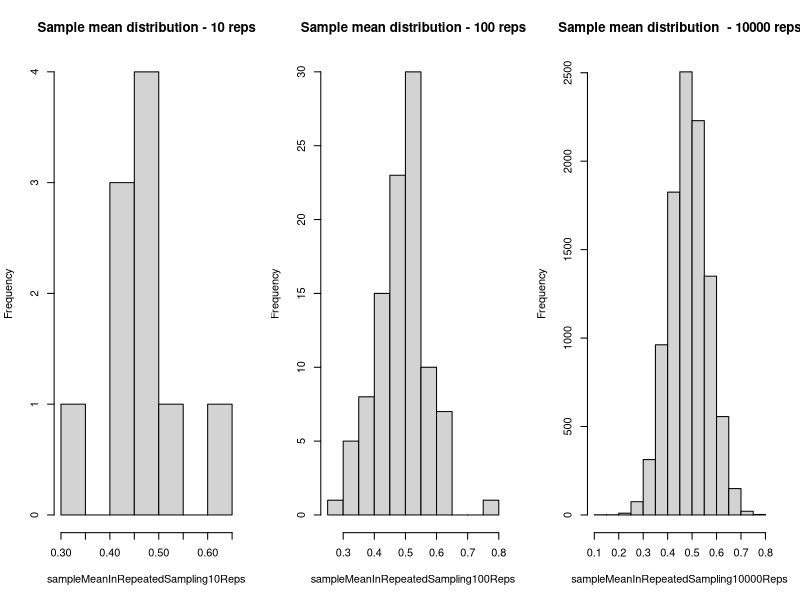
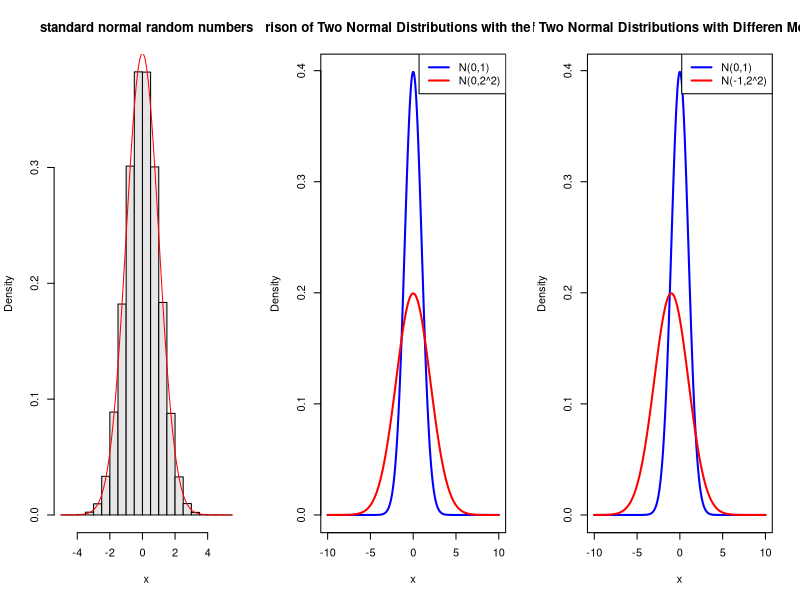
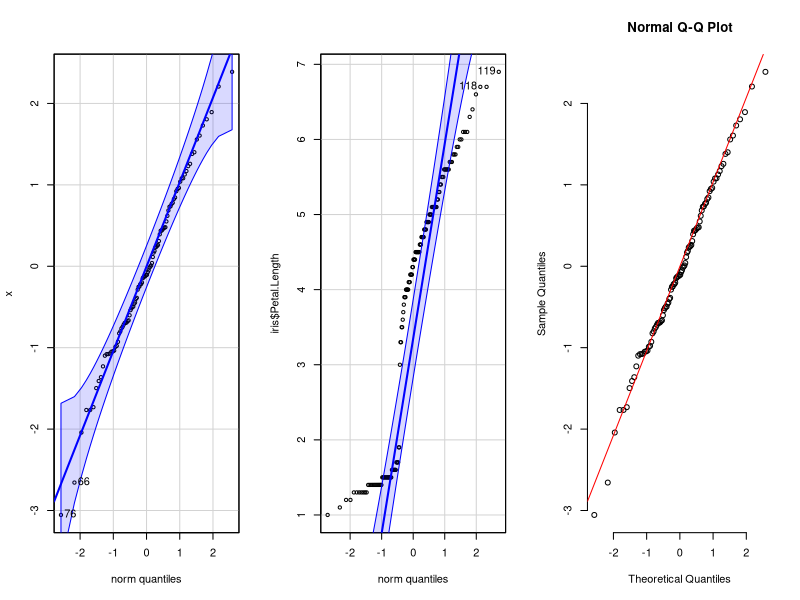
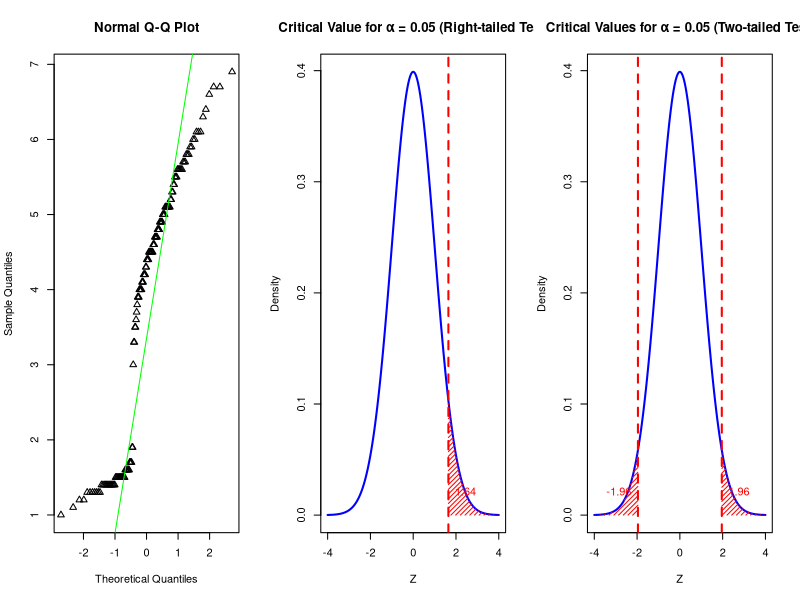

These figures' R source, in order:
## ---- chunk 1
library(car)
library(MASS)
## ---- chunk 2
n <- 40
x <- c(0,1) 
sampleMeanInRepeatedSampling10Reps<-replicate(10, mean(sample(x, size=n, replace=TRUE)))
sampleMeanInRepeatedSampling100Reps<-replicate(100, mean(sample(x, size=n, replace=TRUE)))
sampleMeanInRepeatedSampling10000Reps<-replicate(10000, mean(sample(x, size=n, replace=TRUE)))
par(mfrow=c(1,3))
hist(sampleMeanInRepeatedSampling10Reps,main = paste("Sample mean distribution - 10 reps"))
hist(sampleMeanInRepeatedSampling100Reps,main = paste("Sample mean distribution - 100 reps"))
hist(sampleMeanInRepeatedSampling10000Reps,main = paste("Sample mean distribution  - 10000 reps"))
## ---- chunk 3
n <- 1e6 # number of sample size
x <- rnorm(n, mean = 0, sd = 1) # generate the standard normal random numbers
hist(x,probability=TRUE,col=gray(.9),main="standard normal random numbers") # histogram of the relative frequency
curve(dnorm(x, mean = 0, sd =1),add=T,col = "red") #plot the probability density function of Z
## ---- chunk 4
# R code to plot two normal curves for comparison
# Parameters
x <- seq(-10, 10, length = 1000)

# Normal distributions
y1 <- dnorm(x, mean = 0, sd = 1)   # Standard normal
y2 <- dnorm(x, mean = 0, sd = 2)   # Normal with different mean & sd

# Plot the first distribution
plot(x, y1, type = "l", lwd = 2, col = "blue",
     xlab = "x", ylab = "Density",
     main = "Comparison of Two Normal Distributions with the Same Mean")

# Add the second distribution
lines(x, y2, lwd = 2, col = "red")

# Add legend
legend("topright", legend = c("N(0,1)", "N(0,2^2)"),
       col = c("blue", "red"), lwd = 2)
## ---- chunk 5
# Normal distributions
y1 <- dnorm(x, mean = 0, sd = 1)   # Standard normal
y2 <- dnorm(x, mean = -1, sd = 2)   # Normal with different mean & sd

# Plot the first distribution
plot(x, y1, type = "l", lwd = 2, col = "blue",
     xlab = "x", ylab = "Density",
     main = "Comparison of Two Normal Distributions with Differen Means and Variances")

# Add the second distribution
lines(x, y2, lwd = 2, col = "red")

# Add legend
legend("topright", legend = c("N(0,1)", "N(-1,2^2)"),
       col = c("blue", "red"), lwd = 2)
## ---- chunk 6
p1<- pnorm(1.5, mean = 0, sd =1) -pnorm(0.5, mean =  0, sd = 1) # find the P(0.5 <=Z <=1.5) 
p1 # display the answer
p2<-pnorm(90, mean = 75, sd =10) -pnorm(80, mean = 75, sd =10) # find the P(80 <=X <=90)
p2 # display the answer
## ---- chunk 7
# need "car" package
library(car)
x <- rnorm(100)
qqPlot(x)
# Try Petal.Length in iris data set
qqPlot(iris$Petal.Length)
## ---- chunk 8
qqnorm(x, pch = 1, frame = FALSE)
qqline(x, col = "red")
# For Petal.Length
qqnorm(iris$Petal.Length, pch = 2)
qqline(iris$Petal.Length, col = "green")
## ---- chunk 9
# Please use the following code to access the data set Boston 
# Need MASS package
data(Boston)
## ---- chunk 10
# Parameters
x <- seq(-4, 4, length = 1000)
y <- dnorm(x)

# Critical value for right-tailed test (alpha = 0.05)
alpha <- 0.05
crit_right <- qnorm(1 - alpha)

# Plot standard normal curve
plot(x, y, type = "l", lwd = 2, col = "blue",
     xlab = "Z", ylab = "Density",
     main = "Critical Value for α = 0.05 (Right-tailed Test)")

# Shade rejection region
polygon(c(crit_right, x[x>=crit_right], max(x)),
        c(0, y[x>=crit_right], 0), col = "red", border = NA, density = 30)

# Add reference line
abline(v = crit_right, col = "red", lty = 2, lwd = 2)

# Annotate critical value
text(crit_right, 0.02, round(crit_right, 2), pos = 4, col = "red")
## ---- chunk 11
z0<- -qnorm(0.05, mean = 0, sd =1)
z0# display the answer
z0<- qnorm(1-0.05)
z0
#verify it
pnorm(z0)
## ---- chunk 12
z0<- -qnorm(0.025, mean = 0, sd =1)
z0# display the answer
z0<-qnorm(1-0.025, mean = 0, sd =1) 
z0 # display the answer
#verify it
pnorm(z0)-pnorm(-z0)
## ---- chunk 13
# Parameters
x <- seq(-4, 4, length = 1000)
y <- dnorm(x)

# Critical values for 95% confidence level
alpha <- 0.05
crit_left  <- qnorm(alpha/2)      # left critical value
crit_right <- qnorm(1 - alpha/2)  # right critical value

# Plot standard normal curve
plot(x, y, type = "l", lwd = 2, col = "blue",
     xlab = "Z", ylab = "Density",
     main = "Critical Values for α = 0.05 (Two-tailed Test)")

# Shade rejection regions
polygon(c(min(x), x[x<=crit_left], crit_left),
        c(0, y[x<=crit_left], 0), col = "red", border = NA, density = 30)
polygon(c(crit_right, x[x>=crit_right], max(x)),
        c(0, y[x>=crit_right], 0), col = "red", border = NA, density = 30)

# Add reference lines
abline(v = crit_left,  col = "red", lty = 2, lwd = 2)
abline(v = crit_right, col = "red", lty = 2, lwd = 2)

# Annotate critical values
text(crit_left, 0.02, round(crit_left, 2), pos = 2, col = "red")
text(crit_right, 0.02, round(crit_right, 2), pos = 4, col = "red")
